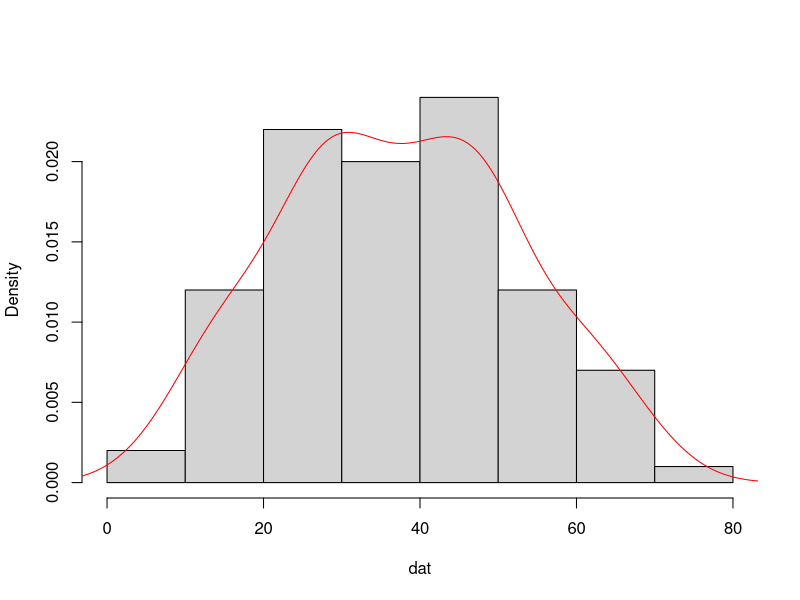
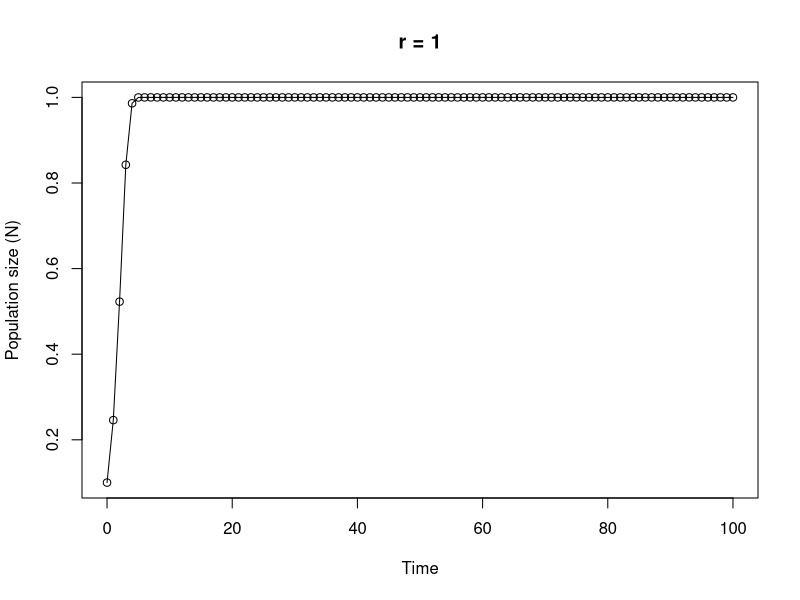

Write R code to recreate these figures, in order.
## ----Q1, results = 'asis'--------------------------------------------------------------------------------------------------------------------------------------------------------------------------------------------

# area of a circle
# the equation to calculate the area of a circle is pi * radius^2

circle.area <- function(d){ 
	pi * (d/2)^2
}

# to use your new function

circle.area(10)
# [1] 78.53982

# to test on a vector of diameters
# first create a vector with diameters ranging from 0 to 50 in steps of 10

cir.diam <- seq(from = 0, to = 50, by = 10)

# test your function

circle.area(cir.diam)
# [1]    0.00000   78.53982  314.15927  706.85835 1256.63706 1963.49541


## ----Q2, tidy = TRUE-------------------------------------------------------------------------------------------------------------------------------------------------------------------------------------------------

far.cent <- function(a){
	val <- (a-32)*5/9
	print(paste("Fahrenheit: ", round(a, digits = 3), "oF",sep = " "), quote = FALSE)# round 3dp
	print(paste("Centigrade: ", round(val, digits = 3), "oC", sep = " "), quote = FALSE)# round 3dp
}

# alternative Fahrenheit to centigrade using cat function

far.cent2 <- function(a){
	val <- (a - 32) * 5/9	#calculation
	cat("Fahrenheit: ", round(a, digits = 3), "oF", "\n")   # use cat function
	cat("Centigrade: ", round(val, digits = 3), "oC", "\n")   
}



## ----Q3--------------------------------------------------------------------------------------------------------------------------------------------------------------------------------------------------------------

# Create a vector of normally distributed data
# length 100, mean 35 and standard deviation of 29

vals <- rnorm(100, 35, 15)	# create some norm dist data mean 35, sd = 15

summary.fun <- function(dat){
	mymean <- round(mean(dat), digits = 4)      	# calc mean
	mymedian <- round(median(dat), digits = 4)    # calc median
	mymin <- round(min(dat), digits = 4)          # calc min
	mymax <- round(max(dat), digits = 4)          # calc max
	print(paste("mean:", mymean, sep = " "), quote = FALSE)     # print mean
	print(paste("median:", mymedian, sep = " "), quote = FALSE)     # print median
	print(paste("range:", "from:", mymin, "to", mymax, sep = " "), quote = FALSE) 
	dens <- density(dat)                          # estimate density curve
	hist(dat, main = "",type = "l",freq = FALSE)  # plot histogram
	lines(dens, lty = 1, col = "red")             # plot density curve
}

# use the function
summary.fun(vals)


## ----Q4--------------------------------------------------------------------------------------------------------------------------------------------------------------------------------------------------------------

# calculate a median

ourmedian <- function(x){
	n <- length(x)
	if (n %% 2 == 1)      # odd numbers
	  sort(x)[(n + 1)/2]  # find the middle number by adding 1 to length and div 2
	else {                # even numbers
	  middletwo <- sort(x)[(n/2) + 0:1]   #find the two middle numbers
	  mean(middletwo)
	  }
}

# use the function
mydat <- sample(1:50, size = 10, replace = TRUE )

# our function
ourmedian(mydat)

# R median function
median(mydat)


## ----Q5, tidy = TRUE-------------------------------------------------------------------------------------------------------------------------------------------------------------------------------------------------

# function to simulate Ricker model

Ricker.model <- function(nzero, r, time, K=1){     # sets initial parameters
  N <- numeric(time + 1)    # creates a real vector of length time+1 to store values of Nt+1
  N[1] <- nzero             # sets initial population size in first element of N
  for (i in 1:time) {				# loops over time
      N[i+1] <- N[i]*exp(r*(1 - N[i]/K))    
  }
  Time <- 0:time   					 # creates vector for x axis
  plot(Time, N, type = "o", xlim = c(0, time), xlab = "Time", ylab = "Population size (N)", main = paste("r =", r, sep=" "))   # plots     output
}

# To run
# play around with the different parameters, especially r
Ricker.model(nzero=0.1,r=1,time=100)


